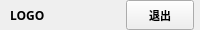
    <widget class="QWidget" name="toolWidget" native="true">
     <property name="maximumSize">
      <size>
       <width>800</width>
       <height>30</height>
      </size>
     </property>
     <layout class="QHBoxLayout" name="horizontalLayout">
      <property name="spacing">
       <number>7</number>
      </property>
      <property name="sizeConstraint">
       <enum>QLayout::SetDefaultConstraint</enum>
      </property>
      <property name="margin">
       <number>0</number>
      </property>
      <item>
       <spacer name="horizontalSpacer_2">
        <property name="orientation">
         <enum>Qt::Horizontal</enum>
        </property>
        <property name="sizeType">
         <enum>QSizePolicy::Fixed</enum>
        </property>
        <property name="sizeHint" stdset="0">
         <size>
          <width>10</width>
          <height>20</height>
         </size>
        </property>
       </spacer>
      </item>
      <item>
       <widget class="QLabel" name="logoLabel1">
        <property name="font">
         <font>
          <family>微软雅黑</family>
          <weight>75</weight>
          <bold>true</bold>
         </font>
        </property>
        <property name="text">
         <string>LOGO</string>
        </property>
       </widget>
      </item>
      <item>
       <widget class="QLabel" name="timePicLabel">
        <property name="maximumSize">
         <size>
          <width>15</width>
          <height>15</height>
         </size>
        </property>
        <property name="layoutDirection">
         <enum>Qt::RightToLeft</enum>
        </property>
        <property name="text">
         <string/>
        </property>
        <property name="pixmap">
         <pixmap resource="../../images.qrc">:/images/time.png</pixmap>
        </property>
        <property name="scaledContents">
         <bool>true</bool>
        </property>
       </widget>
      </item>
      <item>
       <widget class="QLabel" name="timeLabel">
        <property name="maximumSize">
         <size>
          <width>70</width>
          <height>30</height>
         </size>
        </property>
        <property name="font">
         <font>
          <family>微软雅黑</family>
          <pointsize>8</pointsize>
         </font>
        </property>
        <property name="layoutDirection">
         <enum>Qt::RightToLeft</enum>
        </property>
        <property name="text">
         <string/>
        </property>
       </widget>
      </item>
      <item>
       <widget class="QLabel" name="userPicLabel">
        <property name="maximumSize">
         <size>
          <width>15</width>
          <height>15</height>
         </size>
        </property>
        <property name="text">
         <string/>
        </property>
        <property name="pixmap">
         <pixmap resource="../../images.qrc">:/images/user.png</pixmap>
        </property>
        <property name="scaledContents">
         <bool>true</bool>
        </property>
       </widget>
      </item>
      <item>
       <widget class="QLabel" name="userNameWordLabel">
        <property name="maximumSize">
         <size>
          <width>90</width>
          <height>30</height>
         </size>
        </property>
        <property name="font">
         <font>
          <family>微软雅黑</family>
          <pointsize>8</pointsize>
          <weight>50</weight>
          <bold>false</bold>
         </font>
        </property>
        <property name="text">
         <string/>
        </property>
        <property name="alignment">
         <set>Qt::AlignLeading|Qt::AlignLeft|Qt::AlignVCenter</set>
        </property>
       </widget>
      </item>
      <item>
       <widget class="QPushButton" name="exitPushButton">
        <property name="maximumSize">
         <size>
          <width>68</width>
          <height>30</height>
         </size>
        </property>
        <property name="font">
         <font>
          <family>微软雅黑</family>
          <pointsize>8</pointsize>
          <weight>75</weight>
          <bold>true</bold>
         </font>
        </property>
        <property name="text">
         <string>退出</string>
        </property>
       </widget>
      </item>
      <item>
       <spacer name="horizontalSpacer">
        <property name="orientation">
         <enum>Qt::Horizontal</enum>
        </property>
        <property name="sizeType">
         <enum>QSizePolicy::Fixed</enum>
        </property>
        <property name="sizeHint" stdset="0">
         <size>
          <width>6</width>
          <height>20</height>
         </size>
        </property>
       </spacer>
      </item>
     </layout>
    </widget>
